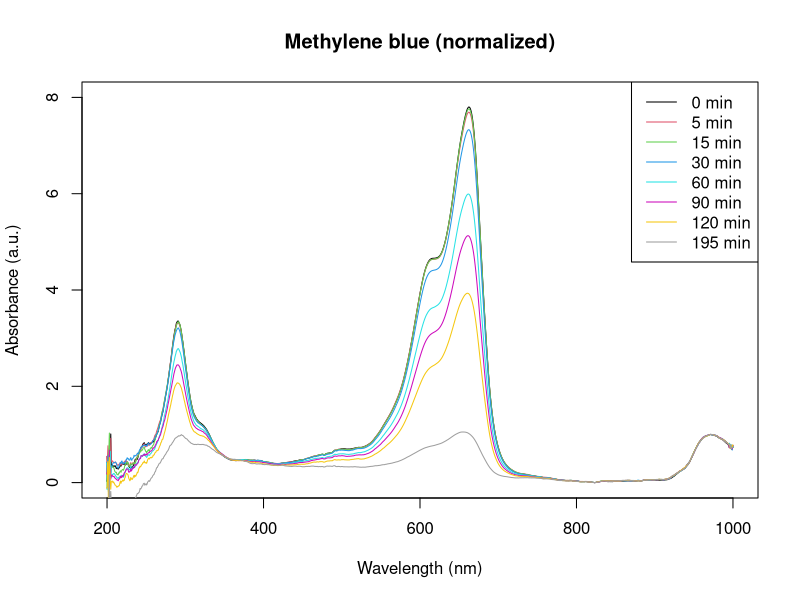
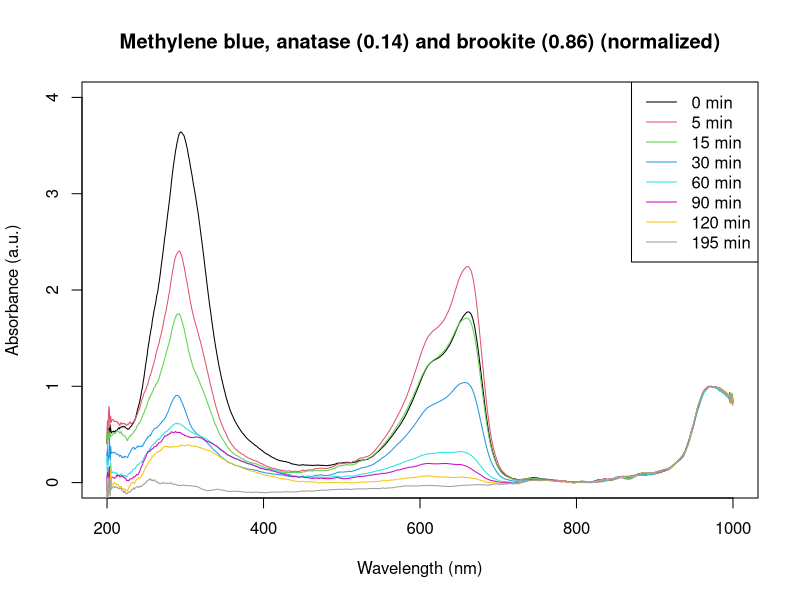
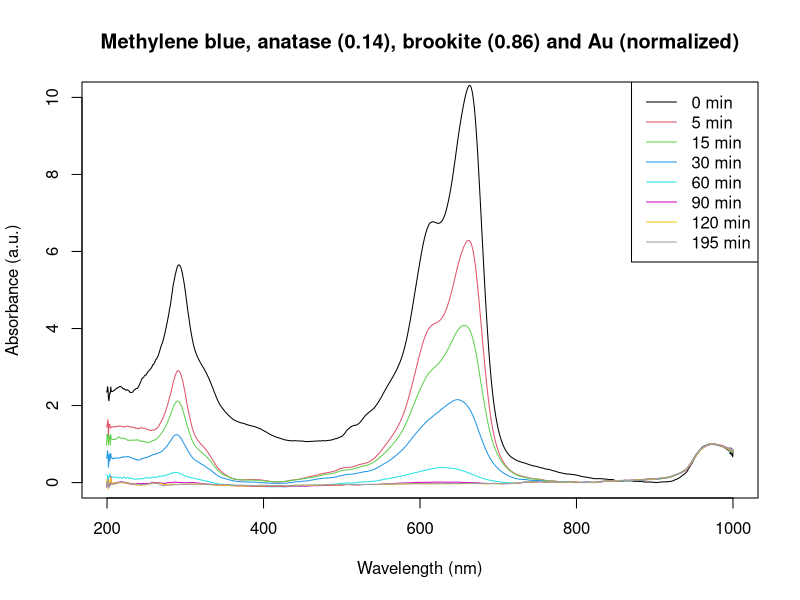
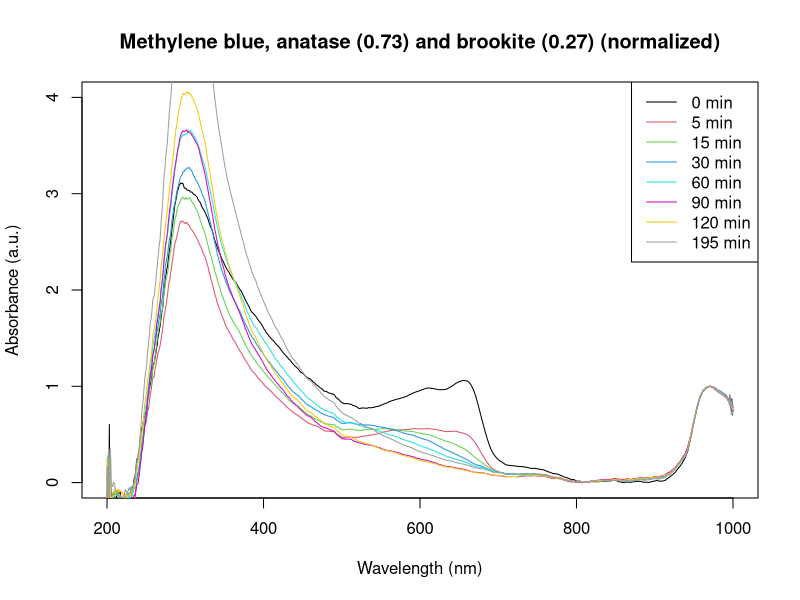
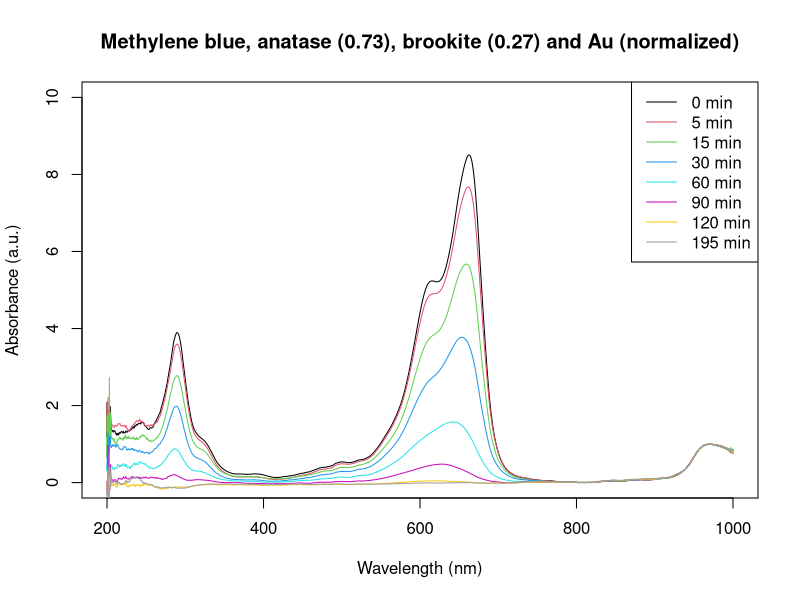
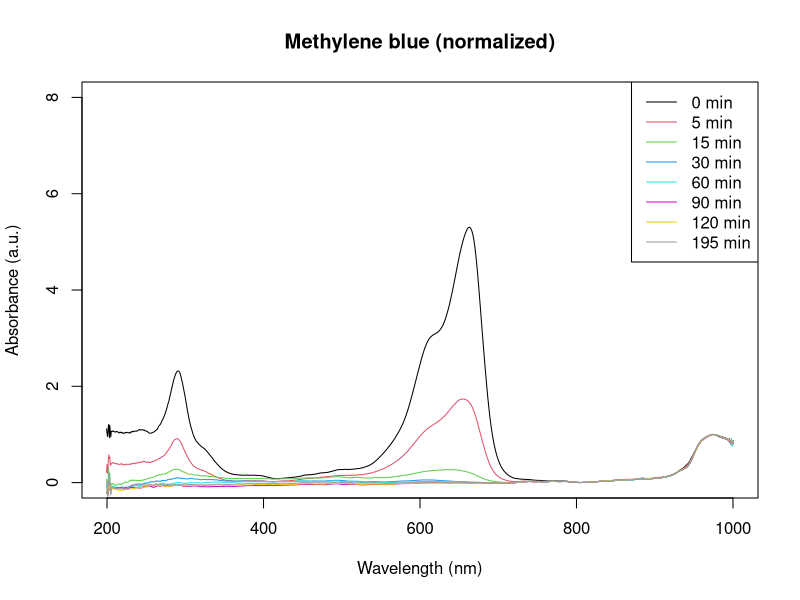

The R script that drew these images, in order:
# This script only normalizes the data
# We subtract the minimum in the region above 800nm
# and multiply by the maximum in that region.
# We save the normalized data and produce plots for it


# Read all the data files
mb               <- read.table("Methylene_blue.dat")
mbAn0.14Br0.86   <- read.table("Methylene_blue_anatase0.14_brookite0.86.dat")
mbAn0.14Br0.86Au <- read.table("Methylene_blue_anatase0.14_brookite0.86_Au.dat")
mbAn0.73Br0.27   <- read.table("Methylene_blue_anatase0.73_brookite0.27.dat")
mbAn0.73Br0.27Au <- read.table("Methylene_blue_anatase0.73_brookite0.27_Au.dat")
degussap25       <- read.table("Degussa_P25.dat")
# Correct names
names(mb)               <- c("Wavelength", "min195", "min120", "min90", "min60", "min30", "min15", "min5", "min0")
names(mbAn0.14Br0.86)   <- c("Wavelength", "min195", "min120", "min90", "min60", "min30", "min15", "min5", "min0")
names(mbAn0.14Br0.86Au) <- c("Wavelength", "min195", "min120", "min90", "min60", "min30", "min15", "min5", "min0")
names(mbAn0.73Br0.27)   <- c("Wavelength", "min195", "min120", "min90", "min60", "min30", "min15", "min5", "min0")
names(mbAn0.73Br0.27Au) <- c("Wavelength", "min195", "min120", "min90", "min60", "min30", "min15", "min5", "min0")
names(degussap25)       <- c("Wavelength", "min195", "min120", "min90", "min60", "min30", "min15", "min5", "min0")

# Finding the minimum values
mb_min               <- apply(mb[mb$Wavelength > 800,], 2, min)
mbAn0.14Br0.86_min   <- apply(mbAn0.14Br0.86[mbAn0.14Br0.86$Wavelength > 800,], 2, min)
mbAn0.14Br0.86Au_min <- apply(mbAn0.14Br0.86Au[mbAn0.14Br0.86Au$Wavelength > 800,], 2, min)
mbAn0.73Br0.27_min   <- apply(mbAn0.73Br0.27[mbAn0.73Br0.27$Wavelength > 800,], 2, min)
mbAn0.73Br0.27Au_min <- apply(mbAn0.73Br0.27Au[mbAn0.73Br0.27Au$Wavelength > 800,], 2, min)
degussap25_min       <- apply(degussap25[degussap25$Wavelength > 800,], 2, min)

# Subtracting the minimum values
mb_norm               <- sweep(mb, 2, mb_min, "-")
mbAn0.14Br0.86_norm   <- sweep(mbAn0.14Br0.86, 2, mbAn0.14Br0.86_min, "-")
mbAn0.14Br0.86Au_norm <- sweep(mbAn0.14Br0.86Au, 2, mbAn0.14Br0.86Au_min, "-")
mbAn0.73Br0.27_norm   <- sweep(mbAn0.73Br0.27, 2, mbAn0.73Br0.27_min, "-")
mbAn0.73Br0.27Au_norm <- sweep(mbAn0.73Br0.27Au, 2, mbAn0.73Br0.27Au_min, "-")
degussap25_norm       <- sweep(degussap25, 2, degussap25_min, "-")

# Finding the maximum values
mb_max               <- apply(mb_norm[mb$Wavelength > 800,], 2, max)
mbAn0.14Br0.86_max   <- apply(mbAn0.14Br0.86_norm[mbAn0.14Br0.86$Wavelength > 800,], 2, max)
mbAn0.14Br0.86Au_max <- apply(mbAn0.14Br0.86Au_norm[mbAn0.14Br0.86Au$Wavelength > 800,], 2, max)
mbAn0.73Br0.27_max   <- apply(mbAn0.73Br0.27_norm[mbAn0.73Br0.27$Wavelength > 800,], 2, max)
mbAn0.73Br0.27Au_max <- apply(mbAn0.73Br0.27Au_norm[mbAn0.73Br0.27Au$Wavelength > 800,], 2, max)
degussap25_max       <- apply(degussap25_norm[degussap25$Wavelength > 800,], 2, max)

# Dividing by the maximum values
mb_norm               <- sweep(mb_norm, 2, mb_max, "/")
mbAn0.14Br0.86_norm   <- sweep(mbAn0.14Br0.86_norm, 2, mbAn0.14Br0.86_max, "/")
mbAn0.14Br0.86Au_norm <- sweep(mbAn0.14Br0.86Au_norm, 2, mbAn0.14Br0.86Au_max, "/")
mbAn0.73Br0.27_norm   <- sweep(mbAn0.73Br0.27_norm, 2, mbAn0.73Br0.27_max, "/")
mbAn0.73Br0.27Au_norm <- sweep(mbAn0.73Br0.27Au_norm, 2, mbAn0.73Br0.27Au_max, "/")
degussap25_norm       <- sweep(degussap25_norm, 2, degussap25_max, "/")

# Restoring the values of the first column
mb_norm$Wavelength               <- mb$Wavelength
mbAn0.14Br0.86_norm$Wavelength   <- mbAn0.14Br0.86$Wavelength
mbAn0.14Br0.86Au_norm$Wavelength <- mbAn0.14Br0.86Au$Wavelength
mbAn0.73Br0.27_norm$Wavelength   <- mbAn0.73Br0.27$Wavelength
mbAn0.73Br0.27Au_norm$Wavelength <- mbAn0.73Br0.27$Wavelength
degussap25_norm$Wavelength       <- degussap25$Wavelength

# Save the normalized data
write.table(mb_norm,               file = "Methylene_blue_normalized.dat", row.names = FALSE)
write.table(mbAn0.14Br0.86_norm,   file = "Methylene_blue_anatase0.14_brookite0.86_normalized.dat", row.names = FALSE)
write.table(mbAn0.14Br0.86Au_norm, file = "Methylene_blue_anatase0.14_brookite0.86_Au_normalized.dat", row.names = FALSE)
write.table(mbAn0.73Br0.27_norm,   file = "Methylene_blue_anatase0.73_brookite0.27_normalized.dat", row.names = FALSE)
write.table(mbAn0.73Br0.27Au_norm, file = "Methylene_blue_anatase0.73_brookite0.27_Au_normalized.dat", row.names = FALSE)
write.table(degussap25_norm,       file = "Degussa_P25_normalized.dat", row.names = FALSE)


# Plots
pal <- palette(rainbow(9))

png(filename = "Methylene_blue_normalized.png", width = 600, height = 450, units = "px")
plot(mb_norm$Wavelength, mb_norm$min0, type = "n", 
     xlim=c(200,1000), ylim=c(0,8), xlab = "Wavelength (nm)", ylab = "Absorbance (a.u.)")
lines(mb_norm$Wavelength, mb_norm$min0, type = "l", col = pal[1])
lines(mb_norm$Wavelength, mb_norm$min5, type = "l", col = pal[2])
lines(mb_norm$Wavelength, mb_norm$min15, type = "l", col = pal[3])
lines(mb_norm$Wavelength, mb_norm$min30, type = "l", col = pal[4])
lines(mb_norm$Wavelength, mb_norm$min60, type = "l", col = pal[5])
lines(mb_norm$Wavelength, mb_norm$min90, type = "l", col = pal[6])
lines(mb_norm$Wavelength, mb_norm$min120, type = "l", col = pal[7])
lines(mb_norm$Wavelength, mb_norm$min195, type = "l", col = pal[8])
legend("topright", col = pal, legend = c("0 min","5 min","15 min","30 min","60 min","90 min","120 min","195 min"), lwd = 1)
title("Methylene blue (normalized)")
dev.off()

png(filename = "Methylene_blue_anatase0.14_brookite0.86_normalized.png", width = 600, height = 450, units = "px")
plot(mbAn0.14Br0.86_norm$Wavelength, mbAn0.14Br0.86_norm$min0, type = "n", 
     xlim=c(200,1000), ylim=c(0,4), xlab = "Wavelength (nm)", ylab = "Absorbance (a.u.)")
lines(mbAn0.14Br0.86_norm$Wavelength, mbAn0.14Br0.86_norm$min0, type = "l", col = pal[1])
lines(mbAn0.14Br0.86_norm$Wavelength, mbAn0.14Br0.86_norm$min5, type = "l", col = pal[2])
lines(mbAn0.14Br0.86_norm$Wavelength, mbAn0.14Br0.86_norm$min15, type = "l", col = pal[3])
lines(mbAn0.14Br0.86_norm$Wavelength, mbAn0.14Br0.86_norm$min30, type = "l", col = pal[4])
lines(mbAn0.14Br0.86_norm$Wavelength, mbAn0.14Br0.86_norm$min60, type = "l", col = pal[5])
lines(mbAn0.14Br0.86_norm$Wavelength, mbAn0.14Br0.86_norm$min90, type = "l", col = pal[6])
lines(mbAn0.14Br0.86_norm$Wavelength, mbAn0.14Br0.86_norm$min120, type = "l", col = pal[7])
lines(mbAn0.14Br0.86_norm$Wavelength, mbAn0.14Br0.86_norm$min195, type = "l", col = pal[8])
legend("topright", col = pal, legend = c("0 min","5 min","15 min","30 min","60 min","90 min","120 min","195 min"), lwd = 1)
title("Methylene blue, anatase (0.14) and brookite (0.86) (normalized)")
dev.off()

png(filename = "Methylene_blue_anatase0.14_brookite0.86_Au_normalized.png", width = 600, height = 450, units = "px")
plot(mbAn0.14Br0.86Au_norm$Wavelength, mbAn0.14Br0.86Au_norm$min0, type = "n", 
     xlim=c(200,1000), ylim=c(0,10), xlab = "Wavelength (nm)", ylab = "Absorbance (a.u.)")
lines(mbAn0.14Br0.86Au_norm$Wavelength, mbAn0.14Br0.86Au_norm$min0, type = "l", col = pal[1])
lines(mbAn0.14Br0.86Au_norm$Wavelength, mbAn0.14Br0.86Au_norm$min5, type = "l", col = pal[2])
lines(mbAn0.14Br0.86Au_norm$Wavelength, mbAn0.14Br0.86Au_norm$min15, type = "l", col = pal[3])
lines(mbAn0.14Br0.86Au_norm$Wavelength, mbAn0.14Br0.86Au_norm$min30, type = "l", col = pal[4])
lines(mbAn0.14Br0.86Au_norm$Wavelength, mbAn0.14Br0.86Au_norm$min60, type = "l", col = pal[5])
lines(mbAn0.14Br0.86Au_norm$Wavelength, mbAn0.14Br0.86Au_norm$min90, type = "l", col = pal[6])
lines(mbAn0.14Br0.86Au_norm$Wavelength, mbAn0.14Br0.86Au_norm$min120, type = "l", col = pal[7])
lines(mbAn0.14Br0.86Au_norm$Wavelength, mbAn0.14Br0.86Au_norm$min195, type = "l", col = pal[8])
legend("topright", col = pal, legend = c("0 min","5 min","15 min","30 min","60 min","90 min","120 min","195 min"), lwd = 1)
title("Methylene blue, anatase (0.14), brookite (0.86) and Au (normalized)")
dev.off()

png(filename = "Methylene_blue_anatase0.73_brookite0.27_normalized.png", width = 600, height = 450, units = "px")
plot(mbAn0.73Br0.27_norm$Wavelength, mbAn0.73Br0.27_norm$min0, type = "n", 
     xlim=c(200,1000), ylim=c(0,4), xlab = "Wavelength (nm)", ylab = "Absorbance (a.u.)")
lines(mbAn0.73Br0.27_norm$Wavelength, mbAn0.73Br0.27_norm$min0, type = "l", col = pal[1])
lines(mbAn0.73Br0.27_norm$Wavelength, mbAn0.73Br0.27_norm$min5, type = "l", col = pal[2])
lines(mbAn0.73Br0.27_norm$Wavelength, mbAn0.73Br0.27_norm$min15, type = "l", col = pal[3])
lines(mbAn0.73Br0.27_norm$Wavelength, mbAn0.73Br0.27_norm$min30, type = "l", col = pal[4])
lines(mbAn0.73Br0.27_norm$Wavelength, mbAn0.73Br0.27_norm$min60, type = "l", col = pal[5])
lines(mbAn0.73Br0.27_norm$Wavelength, mbAn0.73Br0.27_norm$min90, type = "l", col = pal[6])
lines(mbAn0.73Br0.27_norm$Wavelength, mbAn0.73Br0.27_norm$min120, type = "l", col = pal[7])
lines(mbAn0.73Br0.27_norm$Wavelength, mbAn0.73Br0.27_norm$min195, type = "l", col = pal[8])
legend("topright", col = pal, legend = c("0 min","5 min","15 min","30 min","60 min","90 min","120 min","195 min"), lwd = 1)
title("Methylene blue, anatase (0.73) and brookite (0.27) (normalized)")
dev.off()

png(filename = "Methylene_blue_anatase0.73_brookite0.27_Au_normalized.png", width = 600, height = 450, units = "px")
plot(mbAn0.73Br0.27Au_norm$Wavelength, mbAn0.73Br0.27Au_norm$min0, type = "n", 
     xlim=c(200,1000), ylim=c(0,10), xlab = "Wavelength (nm)", ylab = "Absorbance (a.u.)")
lines(mbAn0.73Br0.27Au_norm$Wavelength, mbAn0.73Br0.27Au_norm$min0, type = "l", col = pal[1])
lines(mbAn0.73Br0.27Au_norm$Wavelength, mbAn0.73Br0.27Au_norm$min5, type = "l", col = pal[2])
lines(mbAn0.73Br0.27Au_norm$Wavelength, mbAn0.73Br0.27Au_norm$min15, type = "l", col = pal[3])
lines(mbAn0.73Br0.27Au_norm$Wavelength, mbAn0.73Br0.27Au_norm$min30, type = "l", col = pal[4])
lines(mbAn0.73Br0.27Au_norm$Wavelength, mbAn0.73Br0.27Au_norm$min60, type = "l", col = pal[5])
lines(mbAn0.73Br0.27Au_norm$Wavelength, mbAn0.73Br0.27Au_norm$min90, type = "l", col = pal[6])
lines(mbAn0.73Br0.27Au_norm$Wavelength, mbAn0.73Br0.27Au_norm$min120, type = "l", col = pal[7])
lines(mbAn0.73Br0.27Au_norm$Wavelength, mbAn0.73Br0.27Au_norm$min195, type = "l", col = pal[8])
legend("topright", col = pal, legend = c("0 min","5 min","15 min","30 min","60 min","90 min","120 min","195 min"), lwd = 1)
title("Methylene blue, anatase (0.73), brookite (0.27) and Au (normalized)")
dev.off()

png(filename = "Degussa_P25_normalized.png", width = 600, height = 450, units = "px")
plot(degussap25_norm$Wavelength, degussap25_norm$min0, type = "n", 
     xlim=c(200,1000), ylim=c(0,8), xlab = "Wavelength (nm)", ylab = "Absorbance (a.u.)")
lines(degussap25_norm$Wavelength, degussap25_norm$min0, type = "l", col = pal[1])
lines(degussap25_norm$Wavelength, degussap25_norm$min5, type = "l", col = pal[2])
lines(degussap25_norm$Wavelength, degussap25_norm$min15, type = "l", col = pal[3])
lines(degussap25_norm$Wavelength, degussap25_norm$min30, type = "l", col = pal[4])
lines(degussap25_norm$Wavelength, degussap25_norm$min60, type = "l", col = pal[5])
lines(degussap25_norm$Wavelength, degussap25_norm$min90, type = "l", col = pal[6])
lines(degussap25_norm$Wavelength, degussap25_norm$min120, type = "l", col = pal[7])
lines(degussap25_norm$Wavelength, degussap25_norm$min195, type = "l", col = pal[8])
legend("topright", col = pal, legend = c("0 min","5 min","15 min","30 min","60 min","90 min","120 min","195 min"), lwd = 1)
title("Methylene blue (normalized)")
dev.off()
